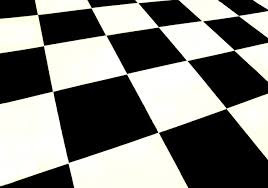
#> input picture Shi-Tomasi/image.png, 268 x 188 px
$ jupyter execute SHitomasi.ipynb
#> lines starting #> are read from the running program, lines starting #| are printed output that depends on the picture; after the words box and inside, x2 and y2 are one past the last pixel; in counts of white or black regions, pixels touching at a corner belong together
[cell 1]
import cv2
import numpy as np
import matplotlib.pyplot as plt

[cell 2]
# Load the image
img = cv2.imread('image.png')
#> img is the input picture: shape (188, 268, 3); mean B, G, R 122.5, 126.7, 126.5
gray = cv2.cvtColor(img, cv2.COLOR_BGR2GRAY)

# Detect corners
corners = cv2.goodFeaturesToTrack(gray, maxCorners=100, qualityLevel=0.01, minDistance=10)
#> corners = 48 rows, first 8: [160, 133], [104, 34], [188, 61], [226, 108], [37, 14], [69, 161], [139, 3], [200, 20]
corners = corners.astype(np.int32)
#> corners = contour of 48 points, box (x1, y1, x2, y2) (1, 1, 267, 187), area 18402

# Draw the corners
for corner in corners:
    x, y = corner.ravel()
    cv2.circle(img, (x, y), 4, (0, 255, 0), -1)
#> this loop made 48 passes
#> (x, y) on passes 1 to 12: (160, 133), (104, 34), (188, 61), (226, 108), (37, 14), (69, 161), (139, 3), (200, 20), (234, 50), (44, 45), (54, 92), (127, 73)
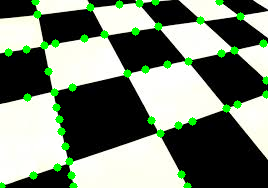
#> img: shape (188, 268, 3); 4.44% of pixels changed, all inside (x1, y1, x2, y2) = (0, 0, 268, 188)

# Convert BGR to RGB for matplotlib
img_rgb = cv2.cvtColor(img, cv2.COLOR_BGR2RGB)

# Display using matplotlib
plt.figure(figsize=(8, 6))
plt.imshow(img_rgb)
plt.title("Shi-Tomasi Corner Detection")
plt.axis("off")
plt.show()
